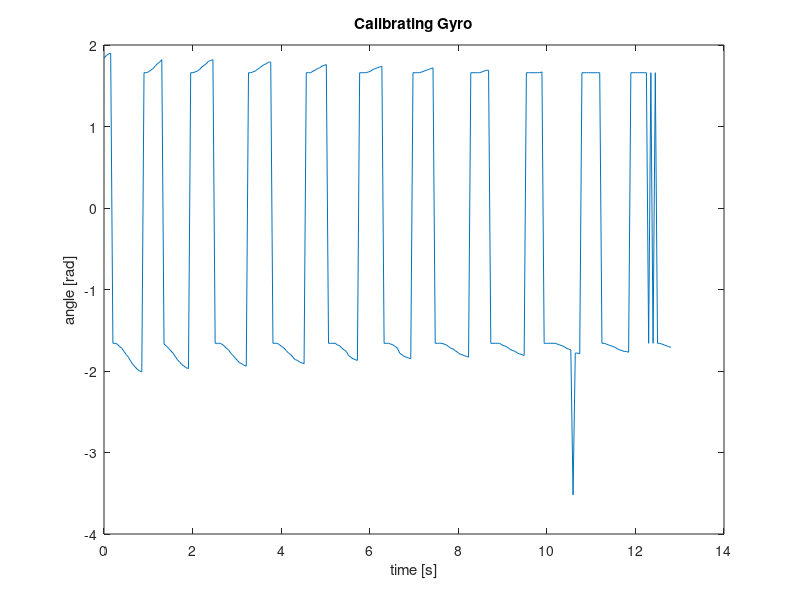

MATLAB code for this plot:
function Calibrating_Gyro()
    % data collected from swinging Rocky
    gyro_data = [1.84
    1.87
    1.89
    1.90
    -1.66
    -1.66
    -1.67
    -1.70
    -1.72
    -1.76
    -1.80
    -1.83
    -1.88
    -1.92
    -1.95
    -1.98
    -2.00
    -2.01
    1.66
    1.66
    1.67
    1.69
    1.71
    1.74
    1.77
    1.79
    1.82
    -1.67
    -1.69
    -1.72
    -1.75
    -1.78
    -1.82
    -1.86
    -1.89
    -1.92
    -1.94
    -1.96
    -1.97
    1.66
    1.66
    1.67
    1.68
    1.70
    1.73
    1.75
    1.77
    1.80
    1.81
    1.82
    -1.66
    -1.66
    -1.66
    -1.67
    -1.69
    -1.72
        -1.74
    -1.78
    -1.81
    -1.84
    -1.87
    -1.90
    -1.91
    -1.93
    -1.94
    1.66
    1.66
    1.67
    1.68
    1.70
    1.72
    1.74
    1.76
    1.77
    1.79
    1.79
    -1.66
    -1.66
    -1.66
    -1.68
    -1.70
    -1.72
    -1.75
    -1.78
    -1.80
        -1.83
    -1.86
    -1.87
    -1.89
    -1.90
    -1.91
    1.66
    1.66
    1.66
    1.68
    1.69
    1.71
    1.72
    1.74
    1.75
    1.76
    -1.66
    -1.66
    -1.66
    -1.66
    -1.68
    -1.69
    -1.72
    -1.74
    -1.76
    
        -1.81
    -1.83
    -1.85
    -1.86
    -1.87
    1.66
    1.66
    1.66
    1.66
    1.67
    1.68
    1.70
    1.71
    1.72
    1.73
    1.74
    -1.66
    -1.66
    -1.66
    -1.67
    -1.68
    -1.70
    -1.72
    
        -1.78
    -1.80
    -1.82
    -1.83
    -1.84
    -1.85
    1.66
    1.66
    1.66
    1.66
    1.67
    1.68
    1.69
    1.70
    1.71
    1.72
    -1.66
    -1.66
    -1.66
    -1.66
    -1.67
    -1.68
    -1.70
    -1.72
    -1.73
    -1.75
    -1.77
    -1.79
    -1.80
        -1.81
    -1.82
    -1.83
    1.66
    1.66
    1.66
    1.66
    1.66
    1.67
    1.68
    1.69
    1.69
    -1.66
    -1.66
    -1.66
    -1.66
    -1.66
    -1.68
    -1.69
    -1.70
    -1.72
    -1.74
    -1.75
    -1.76
    -1.78
        -1.79
    -1.80
    -1.81
    1.66
    1.66
    1.66
    1.66
    1.66
    1.66
    1.66
    1.67
    -1.66
    -1.66
    -1.66
    -1.66
    -1.66
    -1.66
    -1.67
    -1.68
    -1.69
    -1.70
    -1.72
    -1.73
    -1.74
    -1.75-1.77
    -1.78
    -1.78
    -1.79
    1.66
    1.66
    1.66
    1.66
    1.66
    1.66
    1.66
    1.66
    1.66
    -1.66
    -1.66
    
        -1.67
    -1.68
    -1.69
    -1.70
    -1.71
    -1.73
    -1.74
    -1.75
    -1.76
    -1.76
    -1.77
    1.66
    1.66
    1.66
    1.66
    1.66
    1.66
    1.66
    1.66
    -1.66
    1.66
    -1.66
    1.66
    -1.66
    -1.66
    -1.67
    -1.68
    -1.69
    -1.70
    -1.71];

    % time data was collected
    time = linspace(0, length(gyro_data)*50e-3, length(gyro_data));

    % plotting data
    clf
    plot(time, gyro_data)
    title('Calibrating Gyro')
    xlabel('time [s]')
    ylabel('angle [rad]')
    
    % peaks from data from visually looking at plot
    peaks = [.15, 1.3, 2.46, 3.76, 5.02, 6.27, 7.43, 8.53, 9.74, 10.99, 12.1];
    
    % finding distances between peaks and taking their average to find the
    % period
    peak_diffs = zeros(1, length(peaks)-1);
    for i = 1:length(peaks)-1
        peak_diffs = peaks(i+1) - peaks(i);
    end
    
    % natural frequency is 1/period
    nat_frequency = 1/mean(peak_diffs)

end